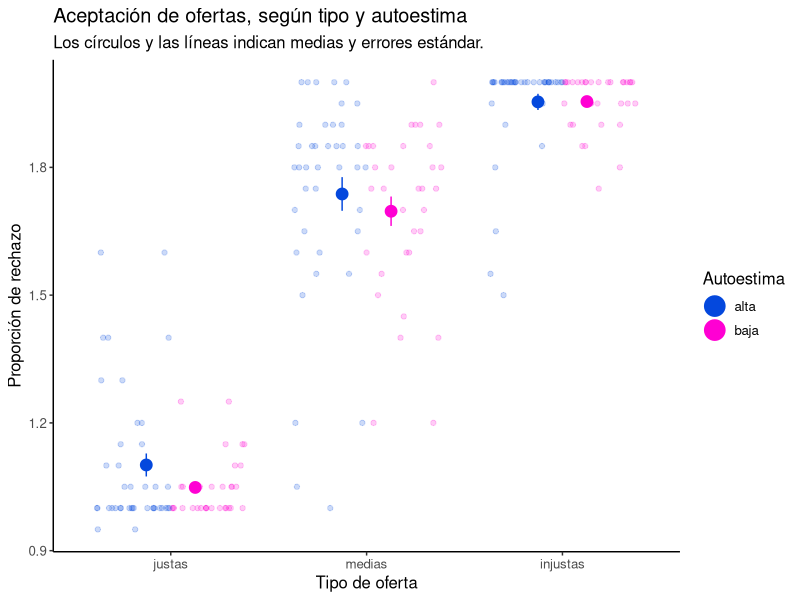
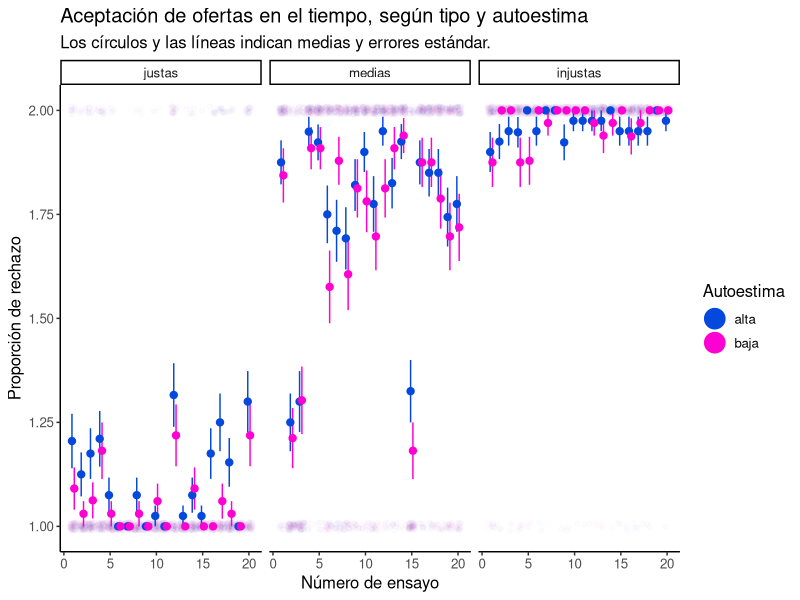
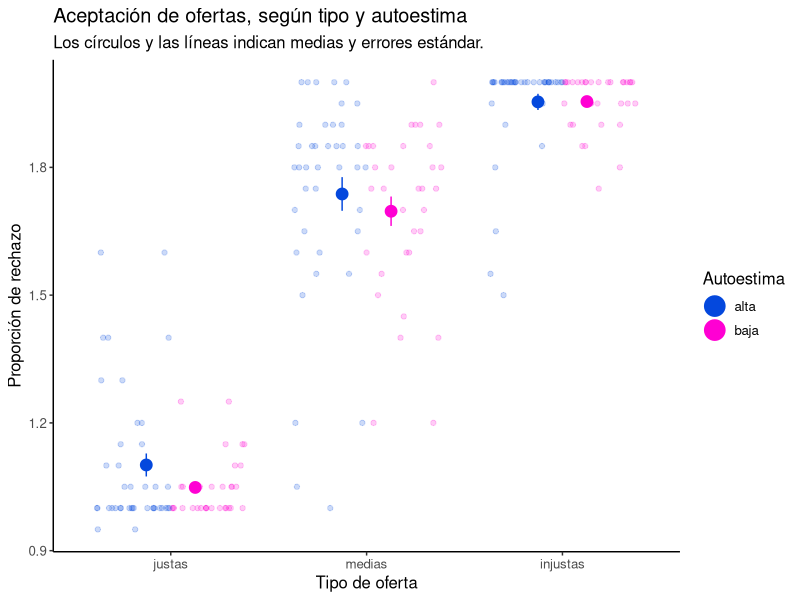
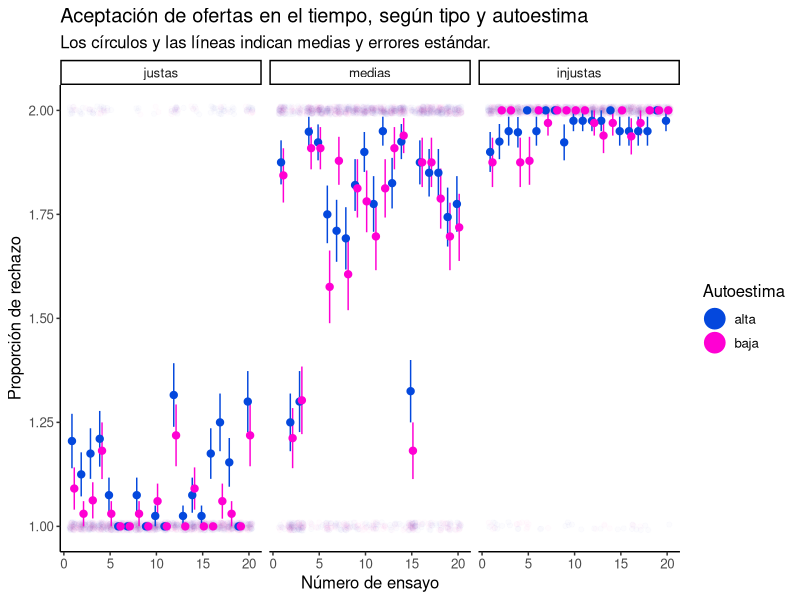

Generate these figures, in order, with R:
#correr por primera vez
#install.packages("tidyverse")

#ejecutar cada vez que se abre una nueva sesión 
library(tidyverse)

#carga hoja de datos de cada ensayo
crudos=read.csv('crudos.csv',as.is = T)
str(crudos)
head(crudos)

#convertir respuesta en texto a formato numérico
crudos$respuesta=as.numeric(crudos$respuesta)
str(crudos)
head(crudos)

#convertir tipo de oferta a factor: 1= justas, 2: medias, 3: injustas
crudos$tipo.de.oferta = as.factor(crudos$tipo.de.oferta)
levels(crudos$tipo.de.oferta)
levels(crudos$tipo.de.oferta) = c("justas","medias","injustas")

#carga hoja de datos de sujetos
sujetos=read.csv('sujetos.csv')
head(sujetos)


#conecta ambas hojas en una única tabla de datos
juntos = crudos %>%  left_join(sujetos,by="sujeto") 
head(juntos)

#cuántos casos hay de cada respuesta, para cada tipo de oferta?
juntos %>% select(tipo.de.oferta,respuesta) %>% table()

#cuál es en promedio, la tasa de aceptación para cada tipo de oferta, según la autoestima?
juntos %>% group_by(autoestima,tipo.de.oferta) %>% 
  summarise(prop = sum(respuesta,na.rm=T)/n())

#una linda figura descriptiva:
figura1 = juntos %>% group_by(sujeto,tipo.de.oferta,autoestima) %>%  #me fijo, para cada combinación de sujeto, tipo de oferta, y autoestima
  summarise(prop = sum(respuesta,na.rm=T)/n()) %>%  # calculo la proporción de aceptaciones
  ggplot(aes(x=tipo.de.oferta,col=autoestima,y=prop)) + # armo una gráfica, defino los ejes x, y y el color
  geom_point(alpha=.2,position = position_jitterdodge())+  # agrego un punto para cada sujeto, semitransparente, y los muevo para que no se solapen
  stat_summary(geom = "pointrange",fun.data = mean_se,size=1.5,position = position_dodge(.5),fatten=2)+ # agrego la media y el error estándar para cada combinación
  theme_classic() + # dejo la gráfica en blanco y negro
  labs(x="Tipo de oferta",y="Proporción de rechazo",col="Autoestima",
       title="Aceptación de ofertas, según tipo y autoestima",
       subtitle="Los círculos y las líneas indican medias y errores estándar.") + # coloco títulos y etiquetas
  scale_color_manual(values=c("#0448DD","#FF00D3"))+
  theme(text=element_text(size=12)) # aumento el tamaño del texto

figura1 #qué linda!
ggsave(figura1,file="figura1.pdf",width=6, height=5)


# cómo evoluciona en el tiempo la tasa de rechazo?
figura2 = juntos %>% group_by(sujeto,tipo.de.oferta) %>% 
  mutate(nTrial = 1:n()) %>%  #agrego el número de Trial _dentro_ de cada tipo de oferta
  ggplot(aes(x=nTrial,y=respuesta,col=autoestima))+
  geom_point(alpha=.01,position=position_jitter(height = .01)) + 
  stat_summary(geom = "pointrange",fun.data = mean_se,size=1.5,position = position_dodge(.5),fatten=1)+ # agrego la media y el error estándar para cada combinación
  facet_wrap(~tipo.de.oferta)+ #tipo de oferta en paneles separados
  theme_classic() + # dejo la gráfica en blanco y negro
  labs(x="Número de ensayo",y="Proporción de rechazo",col="Autoestima",
       shape="Tipo de oferta",
       title="Aceptación de ofertas en el tiempo, según tipo y autoestima",
       subtitle="Los círculos y las líneas indican medias y errores estándar.") + # coloco títulos y etiquetas
  scale_color_manual(values=c("#0448DD","#FF00D3"))+
  theme(text=element_text(size=12)) # aumento el tamaño del texto

figura2
ggsave(figura2,file="figura2.pdf",width=12, height=5)

# tasa de rechazo por sujeto, tipo de oferta
por_sujeto = juntos %>% group_by(sujeto,autoestima,tipo.de.oferta) %>% 
  summarise(prop = sum(respuesta,na.rm=T)/n())

#prueba t / modelo lineal
modelo1 = lm(prop ~ tipo.de.oferta*autoestima,data=por_sujeto)
summary(modelo1)
anova(modelo1)
